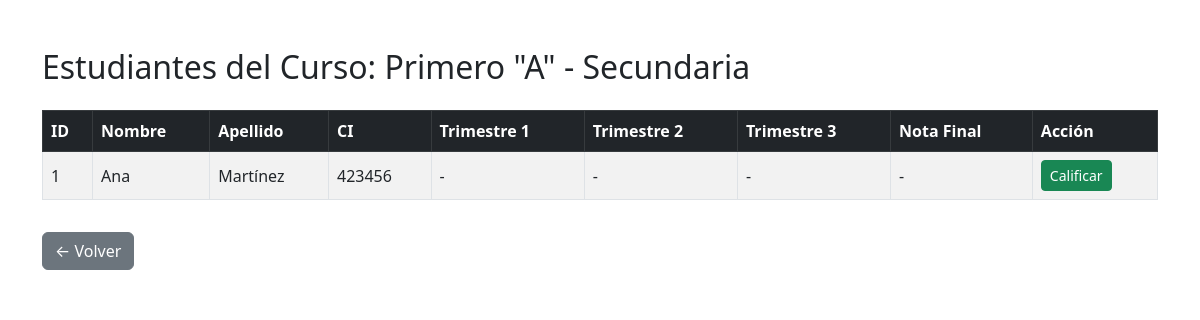
The page /profesor/ver_estudiantes.php?curso_id=1 on the database its author committed.
### tables this page shows
CREATE TABLE `cursos` (
  `id` int(11) NOT NULL,
  `grado` enum('Primero','Segundo','Tercero','Cuarto','Quinto','Sexto') NOT NULL,
  `paralelo` char(1) DEFAULT NULL CHECK (`paralelo` in ('A','B','C','D','E')),
  `nivel` varchar(20) DEFAULT 'Secundaria'
);

CREATE TABLE `estudiantes` (
  `id` int(11) NOT NULL,
  `usuario_id` int(11) DEFAULT NULL,
  `genero` char(1) DEFAULT NULL CHECK (`genero` in ('M','F')),
  `curso_id` int(11) DEFAULT NULL
);

CREATE TABLE `usuarios` (
  `id` int(11) NOT NULL,
  `nombre` varchar(100) DEFAULT NULL,
  `apellido` varchar(100) DEFAULT NULL,
  `ci` varchar(20) NOT NULL,
  `contrasena` varchar(255) NOT NULL,
  `rol` enum('profesor','estudiante','secretaria') NOT NULL,
  `creado_en` timestamp NOT NULL DEFAULT current_timestamp()
);

### profesor/ver_estudiantes.php (the view, shortened to what this page needs)
<?php
$conn = db_connect();
$curso_id = intval($_GET['curso_id']);
$sqlCurso = "SELECT grado, paralelo, nivel FROM cursos WHERE id = ?";
$stmtCurso = $conn->prepare($sqlCurso);
$stmtCurso->bind_param("i", $curso_id);
$stmtCurso->execute();
$resultCurso = $stmtCurso->get_result();
$curso = $resultCurso->fetch_assoc();
$sqlEst = "SELECT e.id AS estudiante_id, u.nombre, u.apellido, u.ci,
                  c.trimestre1, c.trimestre2, c.trimestre3, c.nota_final
           FROM estudiantes e
           JOIN usuarios u ON e.usuario_id = u.id
           LEFT JOIN calificaciones c
                ON e.id = c.estudiante_id
                AND c.asignacion_id IN (
                    SELECT id FROM asignaciones_docente
                    WHERE curso_id = ?
                    AND profesor_id = (
                        SELECT id FROM profesores WHERE usuario_id = ?
                    )
                )
           WHERE e.curso_id = ?";
$stmtEst = $conn->prepare($sqlEst);
$stmtEst->bind_param("iii", $curso_id, $_SESSION['id_usuario'], $curso_id);
$stmtEst->execute();
$resultEst = $stmtEst->get_result();
$estudiantes = $resultEst->fetch_all(MYSQLI_ASSOC);
?>
<!DOCTYPE html>
<html lang="es">
<head>
    <link href="https://cdn.jsdelivr.net/npm/bootstrap@5.3.0/dist/css/bootstrap.min.css" rel="stylesheet">
</head>
<body>
<div class="container mt-5">
    <h2 class="mb-4">
        Estudiantes del Curso: <?= htmlspecialchars($curso['grado'] . ' "' . $curso['paralelo'] . '" - ' . $curso['nivel']) ?>
    </h2>
    <?php if (!empty($estudiantes)): ?>
        <table class="table table-striped table-bordered align-middle">
            <thead class="table-dark">
                <tr>
                    <th>ID</th>
                    <th>Nombre</th>
                    <th>Apellido</th>
                    <th>CI</th>
                    <th>Trimestre 1</th>
                    <th>Trimestre 2</th>
                    <th>Trimestre 3</th>
                    <th>Nota Final</th>
                    <th>Acción</th>
                </tr>
            </thead>
            <tbody>
                <?php foreach ($estudiantes as $e): ?>
                    <tr>
                        <td><?= $e['estudiante_id'] ?></td>
                        <td><?= htmlspecialchars($e['nombre']) ?></td>
                        <td><?= htmlspecialchars($e['apellido']) ?></td>
                        <td><?= htmlspecialchars($e['ci']) ?></td>
                        <td><?= $e['trimestre1'] ?? '-' ?></td>
                        <td><?= $e['trimestre2'] ?? '-' ?></td>
                        <td><?= $e['trimestre3'] ?? '-' ?></td>
                        <td><?= $e['nota_final'] ?? '-' ?></td>
                        <td>
                            <button class="btn btn-sm btn-success" data-bs-toggle="modal" data-bs-target="#modal<?= $e['estudiante_id'] ?>">
                                Calificar
                            </button>
                        </td>
                    </tr>
                <?php endforeach; ?>
            </tbody>
        </table>
    <?php else: ?>
        <div class="alert alert-info">No hay estudiantes en este curso.</div>
    <?php endif; ?>
    <a href="dashboard.php" class="btn btn-secondary mt-3">← Volver</a>
</div>
</body>
</html>

### rows shown on the page
cursos: grado+paralelo+nivel "Primero \"A\" - Secundaria"
estudiantes: id "1", usuario.nombre "Ana", usuario.apellido "Martínez", usuario.ci "423456", trimestre1 "-", trimestre2 "-", trimestre3 "-", nota_final "-"
